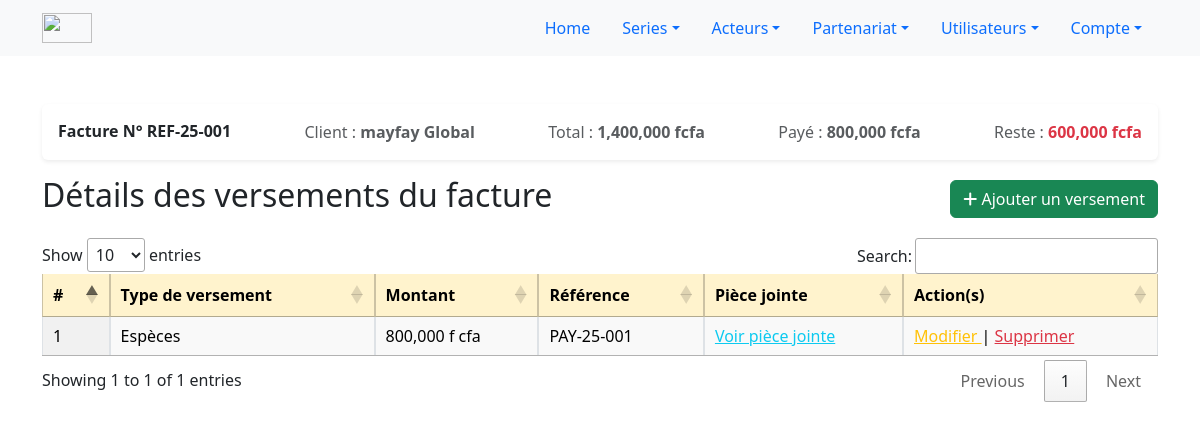
Screenshot of /public/appManager/recettes/versements.php?id_fact=2 (signed in) with the database file from the repository.
### tables this page shows
CREATE TABLE IF NOT EXISTS `factures` (
  `id` int NOT NULL AUTO_INCREMENT,
  `client_id` int NOT NULL,
  `serie_id` int NOT NULL,
  `reference` varchar(50) DEFAULT NULL,
  `date_facture` date NOT NULL,
  `description` text,
  `total` float DEFAULT NULL,
  `type` varchar(60) NOT NULL DEFAULT 'devis',
  `date_validation` date DEFAULT NULL,
  PRIMARY KEY (`id`),
  UNIQUE KEY `reference` (`reference`),
  KEY `client_id` (`client_id`),
  KEY `serie_id` (`serie_id`)
);

CREATE TABLE IF NOT EXISTS `clients` (
  `id` int NOT NULL AUTO_INCREMENT,
  `projet_id` int DEFAULT NULL,
  `nom` varchar(150) NOT NULL,
  `ninea` varchar(255) NOT NULL,
  `contact` varchar(100) DEFAULT NULL,
  `adresse` varchar(255) DEFAULT NULL,
  `email` varchar(150) DEFAULT NULL,
  `logo` varchar(255) DEFAULT NULL,
  `created_at` datetime NOT NULL DEFAULT CURRENT_TIMESTAMP,
  PRIMARY KEY (`id`),
  KEY `projet_id` (`projet_id`)
);

CREATE TABLE IF NOT EXISTS `paiements` (
  `id` int NOT NULL AUTO_INCREMENT,
  `facture_id` int NOT NULL,
  `montant` decimal(10,2) NOT NULL,
  `date_paiement` datetime NOT NULL DEFAULT CURRENT_TIMESTAMP,
  `reference` varchar(255) DEFAULT NULL,
  `type` varchar(255) DEFAULT NULL,
  `piece_jointe` varchar(255) DEFAULT NULL,
  PRIMARY KEY (`id`),
  KEY `facture_id` (`facture_id`)
);

### config/fonction.php (called while the page is built, shortened)
<?php
function getPaiementsByFactureId($connexion, $factureId) {
    $factureId = (int)$factureId;
    $sql = "SELECT p.id, p.type, p.montant, p.reference, p.piece_jointe
            FROM paiements p
            INNER JOIN factures f ON f.id = p.facture_id
            WHERE f.id = $factureId";
    $result = mysqli_query($connexion, $sql);
    $paiements = [];
    if ($result && mysqli_num_rows($result) > 0) {
        while ($row = mysqli_fetch_assoc($result)) {
            $paiements[] = $row;
        }
    }
    return $paiements;
}
function getFactureWithPaiements($connexion, $factId) {
    $sql = "SELECT f.id, f.description, f.reference, f.total, c.nom AS client_nom, c.ninea, c.contact
            FROM factures f
            JOIN clients c ON f.client_id = c.id
            WHERE f.id = " . (int)$factId . " AND f.type = 'facture'
            LIMIT 1";
    $res = $connexion->query($sql);
    if ($res && $res->num_rows > 0) {
        $row = $res->fetch_assoc();
        $sql2 = "SELECT SUM(montant) AS total_verse
                 FROM paiements
                 WHERE facture_id = " . (int)$row['id'];
        $res2 = $connexion->query($sql2);
        $totalVerse = ($res2 && $res2->num_rows > 0) ? (float)$res2->fetch_assoc()['total_verse'] : 0;
        $row['verse'] = $totalVerse;
        $row['reste'] = $row['total'] - $totalVerse;
        return $row;
    }
    return null;
}
?>

### public/appManager/recettes/versements.php (the view, shortened to what this page needs)
<?php
include '../../../config/fonction.php';
$id_fact = (int)($_GET['id_fact'] ?? 0);
$paiements = getPaiementsByFactureId($connexion,$id_fact);
$facture   = getFactureWithPaiements($connexion,$id_fact);
?>
<head>
    <link rel="stylesheet" href="https://cdn.datatables.net/1.13.6/css/jquery.dataTables.min.css">
    <link href="https://cdn.jsdelivr.net/npm/bootstrap@5.3.2/dist/css/bootstrap.min.css" rel="stylesheet">
</head>
<?php include '../../../includes/header.php'; ?>
<body>
    <div class="container mt-5">
        <?php if ($facture): ?>
        <div class="row">
            <div class="col-xl-12">
                <div class="card mb-3 shadow-sm border-0">
                    <div class="card-body d-flex justify-content-between align-items-center flex-wrap">
                        <h6 class="fw-bold mb-0">
                            Facture N° <?php echo $facture['reference']; ?>
                        </h6>
                        <span class="text-muted">
                            Client : <strong><?php echo htmlspecialchars($facture['client_nom']); ?></strong>
                        </span>
                        <span class="text-muted">
                            Total : <strong><?php echo number_format($facture['total'], 0, ',', ','); ?> fcfa</strong>
                        </span>
                        <span class="text-muted">
                            Payé : <strong><?php echo number_format($facture['verse'], 0, ',', ','); ?> fcfa</strong>
                        </span>
                        <span class="text-muted">
                            Reste :
                            <strong class="<?php echo ($facture['reste'] > 0) ? 'text-danger' : 'text-success'; ?>">
                                <?php echo number_format($facture['reste'], 0, ',', ','); ?> fcfa
                            </strong>
                        </span>
                    </div>
                </div>
            </div>
        </div>
        <?php endif; ?>
        <div class="d-flex justify-content-between align-items-center mb-3">
            <h2>Détails des versements du facture</h2>
            <?php if ($facture['reste'] > 0): ?>
            <button class="btn btn-success" data-bs-toggle="modal" data-bs-target="#addVersementModal">
                <i class="fas fa-plus"></i> Ajouter un versement
            </button>
            <?php else: ?>
            <button class="btn btn-secondary" disabled>
                <i class="fas fa-check"></i> Facture entièrement payée
            </button>
            <?php endif; ?>
        </div>
        <div class="table-container">
            <table id="factureTable" class="display table table-bordered">
                <thead class="table-warning">
                    <tr>
                        <th>#</th>
                        <th>Type de versement</th>
                        <th>Montant</th>
                        <th>Référence</th>
                        <th>Pièce jointe</th>
                        <th>Action(s)</th>
                    </tr>
                </thead>
                <tbody>
                    <?php if (!empty($paiements)): ?>
                    <?php $i=1; foreach($paiements as $v): ?>
                    <tr>
                        <td><?= $i++; ?></td>
                        <td><?= htmlspecialchars($v['type']); ?></td>
                        <td><?= number_format($v['montant'],0,',',','); ?> f cfa</td>
                        <td><?= htmlspecialchars($v['reference']); ?></td>
                        <td>
                            <?php if (!empty($v['piece_jointe'])): ?>
                            <a href="../../../uploads/paiements/<?= $v['piece_jointe']; ?>" target="_blank"
                                class="text-info" style="text-decoration:underline;">Voir pièce jointe</a>
                            <?php else: ?>
                            <span class="text-muted">Aucune</span>
                            <?php endif; ?>
                        </td>
                        <td>
                            <a href="" class="text-warning text-decoration-underline" data-bs-toggle="modal"
                                data-bs-target="#editModal<?= $v['id']; ?>">Modifier
                            </a> |
                            <a href="?id_fact=<?= $id_fact; ?>&delete=<?= $v['id']; ?>"
                                onclick="return confirm('Supprimer ce versement ?');"
                                class="text-danger text-decoration-underline">Supprimer
                            </a>
                        </td>
                    </tr>
                    <?php endforeach; ?>
                    <?php else: ?>
                    <tr>
                        <td colspan="6" class="text-center text-muted">Aucun versement trouvé</td>
                    </tr>
                    <?php endif; ?>
                </tbody>
            </table>
        </div>
</body>

### rows the page displays
factures: reference "REF-25-001", client.nom "mayfay Global", total "1,400,000"
paiements: type "Espèces", montant "800,000", reference "PAY-25-001"

### other values shown
$facture['verse'] "800,000"
$facture['reste'] "600,000"
